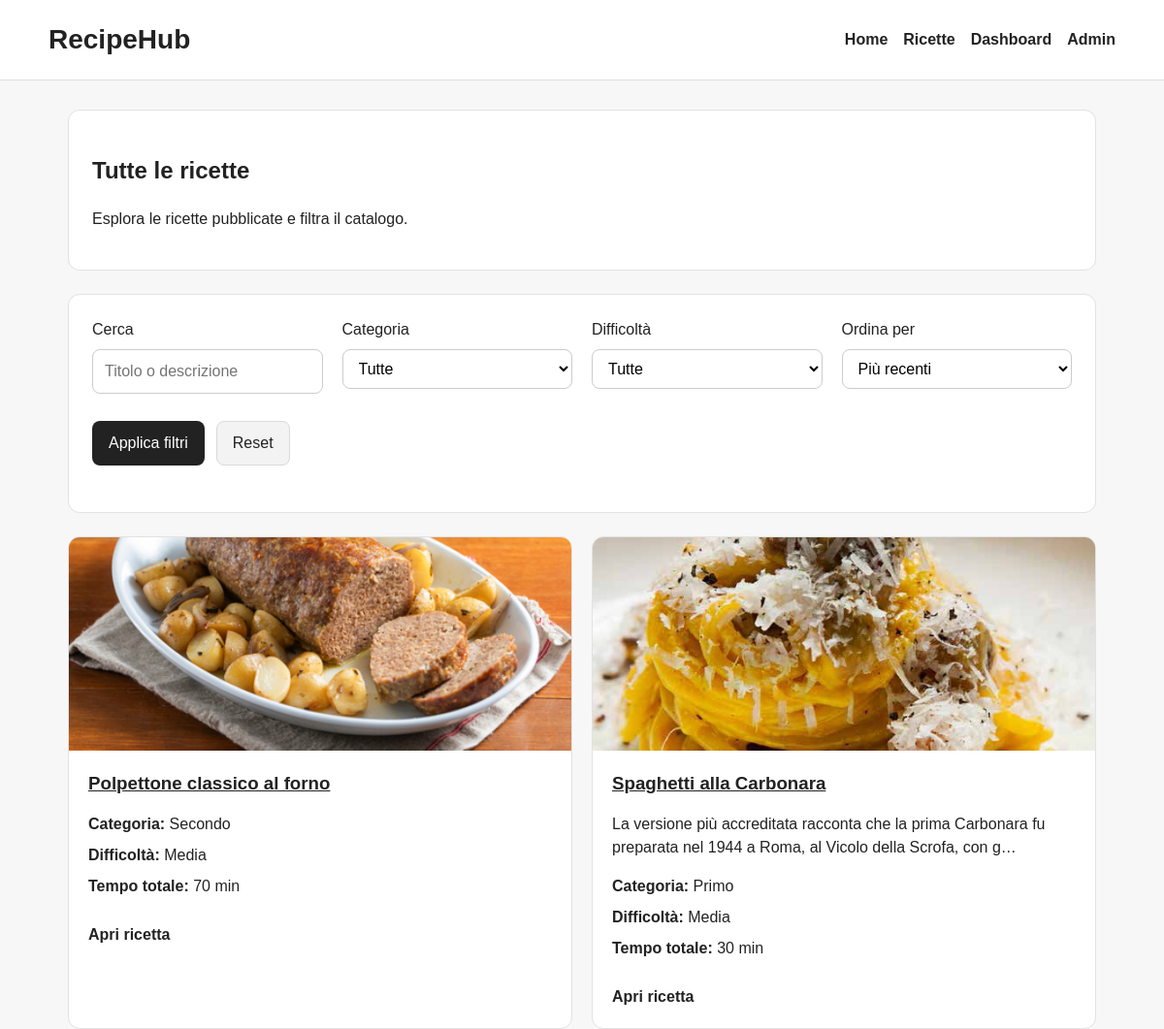
The app's page /recipes/ with its own data.
### recipes/models.py (models this page shows, shortened)
class Recipe(models.Model):
    class DifficultyChoices(models.TextChoices):
        EASY = 'easy', 'Facile'
        MEDIUM = 'medium', 'Media'
        HARD = 'hard', 'Difficile'
        EXPERT = "expert", 'Esperta'
    class CategoryChoices(models.TextChoices):
        APPETIZER = 'appetizer', 'Antipasto'
        FIRST_COURSE = 'first_course', 'Primo'
        SECOND_COURSE = 'second_course', 'Secondo'
        SIDE_DISH = 'side_dish', 'Contorno'
        DESSERT = 'dessert', 'Dolce'
        OTHER = 'other', 'Altro'
    title = models.CharField(max_length=200)
    slug = models.SlugField(max_length=220, unique=True, blank=True)
    short_description = models.TextField(blank=True)
    ingredients = models.TextField()
    instructions = models.TextField()
    prep_time = models.PositiveIntegerField(help_text='Tempo di preparazione in minuti')
    cook_time = models.PositiveIntegerField(
        blank=True,
        null=True,
        help_text='Tempo di cottura in minuti'
    )
    servings = models.PositiveIntegerField(blank=True, null=True)
    difficulty = models.CharField(
        max_length=20,
        choices=DifficultyChoices.choices,
        default=DifficultyChoices.EASY
    )
    category = models.CharField(
        max_length=30,
        choices=CategoryChoices.choices,
        default=CategoryChoices.OTHER
    )
    cuisine_type = models.CharField(max_length=100, blank=True)
    image = models.ImageField(upload_to='recipes/', blank=True, null=True)
    is_published = models.BooleanField(default=False)
    is_featured = models.BooleanField(default=False)
    created_at = models.DateTimeField(auto_now_add=True)
    updated_at = models.DateTimeField(auto_now=True)
    class Meta:
        ordering = ['-created_at']
        verbose_name = 'Ricetta'
        verbose_name_plural = 'Ricette'
    @property
    def total_time(self):
        return self.prep_time + (self.cook_time or 0)

### recipes/views.py (the view)
# urls.py: path('recipes/', views.recipe_list, name='recipe_list'),
def recipe_list(request):
    search = request.GET.get('search', '').strip()
    category = request.GET.get('category', '').strip()
    difficulty = request.GET.get('difficulty', '').strip()
    ordering = request.GET.get('ordering', '').strip()
    recipes = Recipe.objects.filter(is_published=True)
    if search:
        recipes = recipes.filter(
            Q(title__icontains=search) |
            Q(short_description__icontains=search)
        )
    if category:
        recipes = recipes.filter(category=category)
    if difficulty:
        recipes = recipes.filter(difficulty=difficulty)
    ordering_map = {
        'title_asc': 'title',
        'title_desc': '-title',
        'created_desc': '-created_at',
        'created_asc': 'created_at',
        'prep_time_asc': 'prep_time',
        'prep_time_desc': '-prep_time',
    }
    if ordering in ordering_map:
        recipes = recipes.order_by(ordering_map[ordering])
    else:
        recipes = recipes.order_by('-created_at')
    paginator = Paginator(recipes, 6)
    page_number = request.GET.get('page')
    page_obj = paginator.get_page(page_number)
    context = {
        'recipes': page_obj,
        'page_obj': page_obj,
        'search': search,
        'selected_category': category,
        'selected_difficulty': difficulty,
        'selected_ordering': ordering,
        'category_choices': Recipe.CategoryChoices.choices,
        'difficulty_choices': Recipe.DifficultyChoices.choices,
    }
    return render(request, 'recipes/recipe_list.html', context)

### templates/recipes/recipe_list.html (shortened to what this page needs)
{% extends 'base.html' %}
{% block content %}
    <section class="page-header">
        <h2>Tutte le ricette</h2>
        <p>Esplora le ricette pubblicate e filtra il catalogo.</p>
    </section>
    <section class="filter-card">
        <form method="get" class="filter-form">
            <div class="filter-grid">
                <div class="form-group">
                    <label for="search">Cerca</label>
                    <input
                        type="text"
                        name="search"
                        id="search"
                        value="{{ search }}"
                        class="form-control"
                        placeholder="Titolo o descrizione"
                    >
                </div>
                <div class="form-group">
                    <label for="category">Categoria</label>
                    <select name="category" id="category" class="form-control">
                        <option value="">Tutte</option>
                    </select>
                </div>
                <div class="form-group">
                    <label for="difficulty">Difficoltà</label>
                    <select name="difficulty" id="difficulty" class="form-control">
                        <option value="">Tutte</option>
                    </select>
                </div>
                <div class="form-group">
                    <label for="ordering">Ordina per</label>
                    <select name="ordering" id="ordering" class="form-control">
                        <option value="">Più recenti</option>
                    </select>
                </div>
            </div>
            <div class="form-actions">
                <button type="submit" class="btn-primary">Applica filtri</button>
                <a href="{% url 'recipe_list' %}" class="btn-secondary">Reset</a>
            </div>
        </form>
    </section>
    <section>
        {% if recipes %}
            <div class="recipe-grid">
                {% for recipe in recipes %}
                    <article class="recipe-card">
                        {% if recipe.image %}
                            <img src="{{ recipe.image.url }}" alt="{{ recipe.title }}" class="recipe-card-image">
                        {% endif %}
                        <div class="recipe-card-content">
                            <h3>
                                <a href="{% url 'recipe_detail' recipe.slug %}">
                                    {{ recipe.title }}
                                </a>
                            </h3>
                            {% if recipe.short_description %}
                                <p>{{ recipe.short_description|truncatechars:120 }}</p>
                            {% endif %}
                            <ul class="recipe-meta">
                                <li><strong>Categoria:</strong> {{ recipe.get_category_display }}</li>
                                <li><strong>Difficoltà:</strong> {{ recipe.get_difficulty_display }}</li>
                                <li><strong>Tempo totale:</strong> {{ recipe.total_time }} min</li>
                            </ul>
                            <a href="{% url 'recipe_detail' recipe.slug %}" class="btn-link">
                                Apri ricetta
                            </a>
                        </div>
                    </article>
                {% endfor %}
            </div>
        {% else %}
            <p>Nessuna ricetta trovata con i filtri selezionati.</p>
        {% endif %}
    </section>
{% endblock %}

### templates/base.html (shortened to what this page needs)
{% load static %}
<!DOCTYPE html>
<html lang="it">
<head>
    <link rel="stylesheet" href="{% static 'css/style.css' %}">
</head>
<body>
    <header class="site-header">
        <div class="container header-container">
            <h1 class="site-title">
                <a href="{% url 'home' %}">RecipeHub</a>
            </h1>
            <nav class="site-nav">
                <a href="{% url 'home' %}">Home</a>
                <a href="{% url 'recipe_list' %}">Ricette</a>
                <a href="{% url 'dashboard' %}">Dashboard</a>
                <a href="/admin/">Admin</a>
            </nav>
        </div>
    </header>
    <main class="container">
        {% block content %}{% endblock %}
    </main>
</body>
</html>

### static/css/style.css (style rules this page uses)
* { box-sizing: border-box; }
body { margin: 0; font-family: Arial, sans-serif; background-color: #f7f7f7; color: #222; line-height: 1.5; }
a { color: inherit; }
img { max-width: 100%; display: block; }
.container { max-width: 1100px; margin: 0 auto; padding: 0 20px; }
.site-header { background-color: #ffffff; border-bottom: 1px solid #dddddd; margin-bottom: 30px; }
.header-container { display: flex; justify-content: space-between; align-items: center; padding: 20px 0; }
.site-title { margin: 0; font-size: 28px; }
.site-title a { text-decoration: none; }
.site-nav { display: flex; gap: 16px; }
.site-nav a { text-decoration: none; font-weight: 600; }
.recipe-grid { display: grid; grid-template-columns: repeat(auto-fit, minmax(280px, 1fr)); gap: 20px; }
.recipe-card { background-color: #ffffff; border: 1px solid #e2e2e2; border-radius: 12px; overflow: hidden; }
.recipe-card-image { width: 100%; height: 220px; object-fit: cover; }
.recipe-card-content { padding: 20px; }
.recipe-card-content h3, .recipe-card-content h4 { margin-top: 0; margin-bottom: 12px; }
.recipe-meta { list-style: none; padding: 0; margin: 16px 0; }
.recipe-meta li { margin-bottom: 8px; }
.btn-link { display: inline-block; margin-top: 10px; text-decoration: none; font-weight: 700; }
.form-group { display: flex; flex-direction: column; gap: 8px; }
.form-control { width: 100%; padding: 10px 12px; border: 1px solid #cccccc; border-radius: 8px; font: inherit; background-color: #ffffff; }
.form-actions, .dashboard-toolbar { display: flex; gap: 12px; flex-wrap: wrap; margin-top: 8px; margin-bottom: 24px; }
.btn-primary, .btn-secondary, .btn-danger { display: inline-block; padding: 10px 16px; border-radius: 8px; text-decoration: none; font-weight: 600; border: 1px solid transparent; cursor: pointer; font: inherit; }
.btn-primary { background-color: #222222; color: #ffffff; }
.btn-secondary { background-color: #f3f3f3; color: #222222; border-color: #d9d9d9; }
.page-header, .filter-card { background-color: #ffffff; border: 1px solid #e2e2e2; border-radius: 12px; padding: 24px; margin-bottom: 24px; }
.filter-form { display: flex; flex-direction: column; gap: 20px; }
.filter-grid { display: grid; grid-template-columns: repeat(4, minmax(0, 1fr)); gap: 20px; }

### records on screen
Recipe: image (picture), title "Polpettone classico al forno", category "Secondo", difficulty "Media", total_time "70"
Recipe: image (picture), title "Spaghetti alla Carbonara", short_description "La versione più accreditata racconta che la prima Carbonara fu preparata nel 1944 a Roma, al Vicolo della Scrofa, con g…", category "Primo", difficulty "Media", total_time "30"
